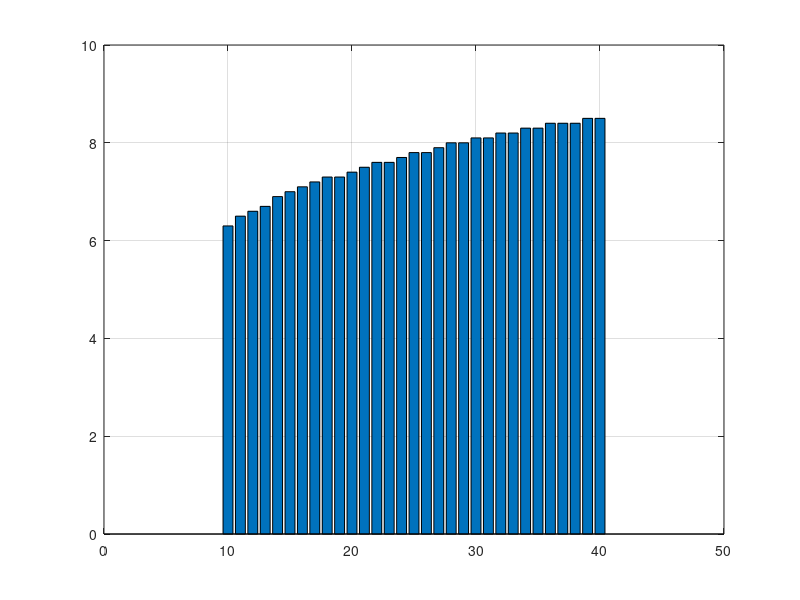

Write the MATLAB code that produced this figure. (Note: this script raises an error after producing the figure.)
clc;
clear all;
close all;

%% System

% Zakladne parametre
m = 1000;  % hmotnosť vozidla v kg
b = 50;    % koeficient odporu (sila trenia/odporu)
pozadovane_rychlosti = 10:1:40;  % požadované rýchlosti vozidla 

% Časový interval simulácie
t = 0:0.1:20;  

% Prevodová funkcia systému
s = tf('s');  
P_cruise = 1/(m * s + b);  % Tempomat

% Hodnoty pre PI regulátor
Kp = 600;  
Ki = 1;
C = pid(Kp, Ki);  

% Uzavretá slučka s PI regulátorom a systémom tempomatu
uzavreta_slucka = feedback(C * P_cruise, 1);  

% Tolerancia pre stabilitu
tolerancia = 0.01;  % povolená zmena hodnoty odozvy pre dosiahnutie stability

% Výpočet času regulácie pre jednotlivé rýchlosti
cas_regulacie = zeros(size(pozadovane_rychlosti));
najdlhsie_cas_regulacie = 0;
index_najhorsia_rychlost = 0;

%% Verifikacia

for i = 1:length(pozadovane_rychlosti)
    r = pozadovane_rychlosti(i);  
    [odozva, cas_odozvy] = step(r * uzavreta_slucka, t);  % Odozva systému 

    % Rozdiely medzi po sebe idúcimi hodnotami odozvy
    rozdiely_odozvy = abs(diff(odozva));
    
    % Prvý index, kde odozva vstúpi a zostane v tolerančnom pásme
    index = find(rozdiely_odozvy < tolerancia, 1, 'first');
    
    % Overenie, či odozva zostáva v rámci malých rozdielov až do konca simulácie
    if ~isempty(index) && all(rozdiely_odozvy(index:end) < tolerancia)
        cas_regulacie(i) = cas_odozvy(index); 
    end

    % Záznam najhoršej (najdlhšej) odozvy
    if cas_regulacie(i) > najdlhsie_cas_regulacie
        najdlhsie_cas_regulacie = cas_regulacie(i);
        index_najhorsia_rychlost = i;
    end
end

%% Generovanie grafov
figure;
hold on;
box on;
grid on;

% Vytvorenie grafu
bar(pozadovane_rychlosti, cas_regulacie);

% Pridanie červenej čiary na výšku 5 sekúnd
yline(7, '--r', 'LineWidth', 5, 'LabelHorizontalAlignment', 'left');

% Nastavenie vlastností pre osi grafu
set(gca, 'FontSize', 20, 'TickLabelInterpreter', 'latex');

% Nastavenie popiskov osí
xlabel_handle = xlabel('R\''{y}chlos\v{t} [$m/s$]', 'Interpreter', 'latex');
ylabel_handle = ylabel('\v{C}as regul\''{a}cie [s]', 'Interpreter', 'latex');

% Nastavenie legendy
leg = legend('Odozva syst\''{e}mu','Hranica po\v{z}iadavky');
set(leg, 'Location', 'NorthWest', 'Orientation', 'vertical', 'Interpreter', 'latex')



% Nastavenie veľkosti písma pre jednotlivé popisky
set(xlabel_handle, 'FontSize', 24);
set(ylabel_handle, 'FontSize', 24);

title_handle = title('\v{C}as regul\''{a}cie pre jednotliv\''{e} r\''{y}chlos\v{t}i', 'Interpreter', 'latex');
set(title_handle, 'FontSize', 26);

% Uloženie grafu
print('Sus_cas_bars', '-dpng');
